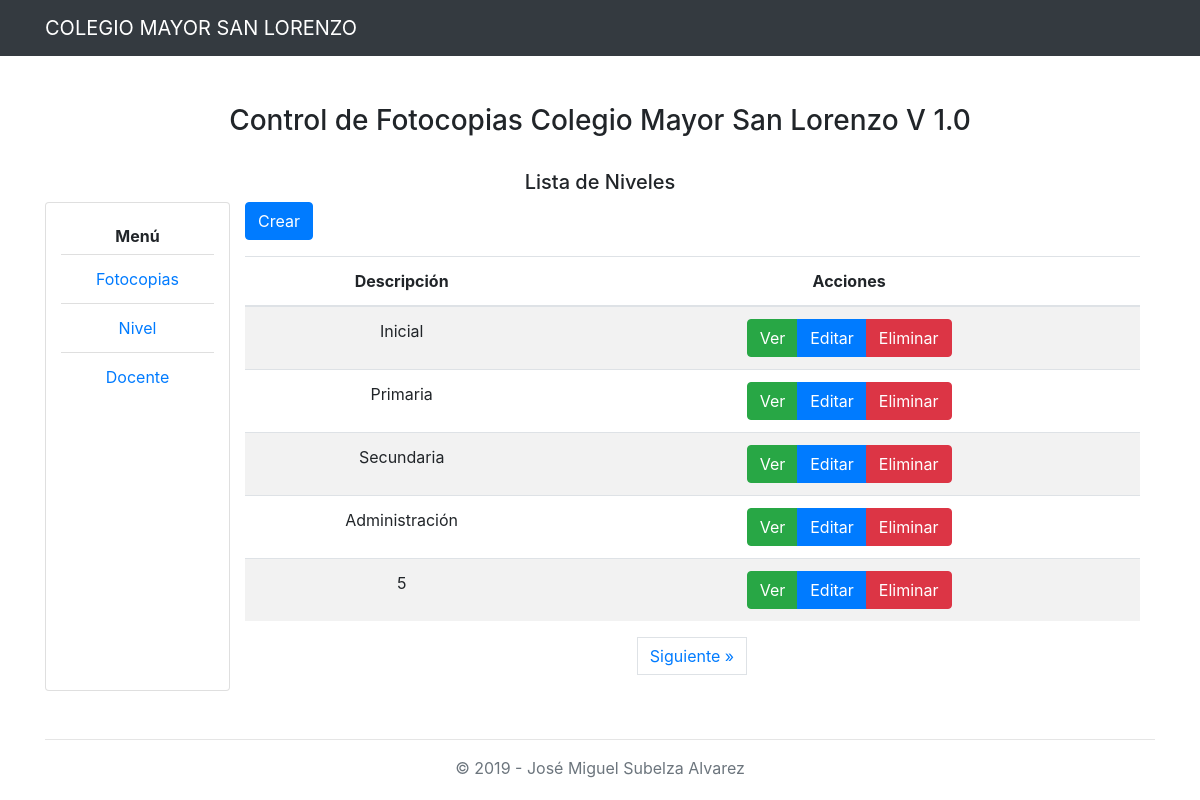
The app's page /nivel/, older data.
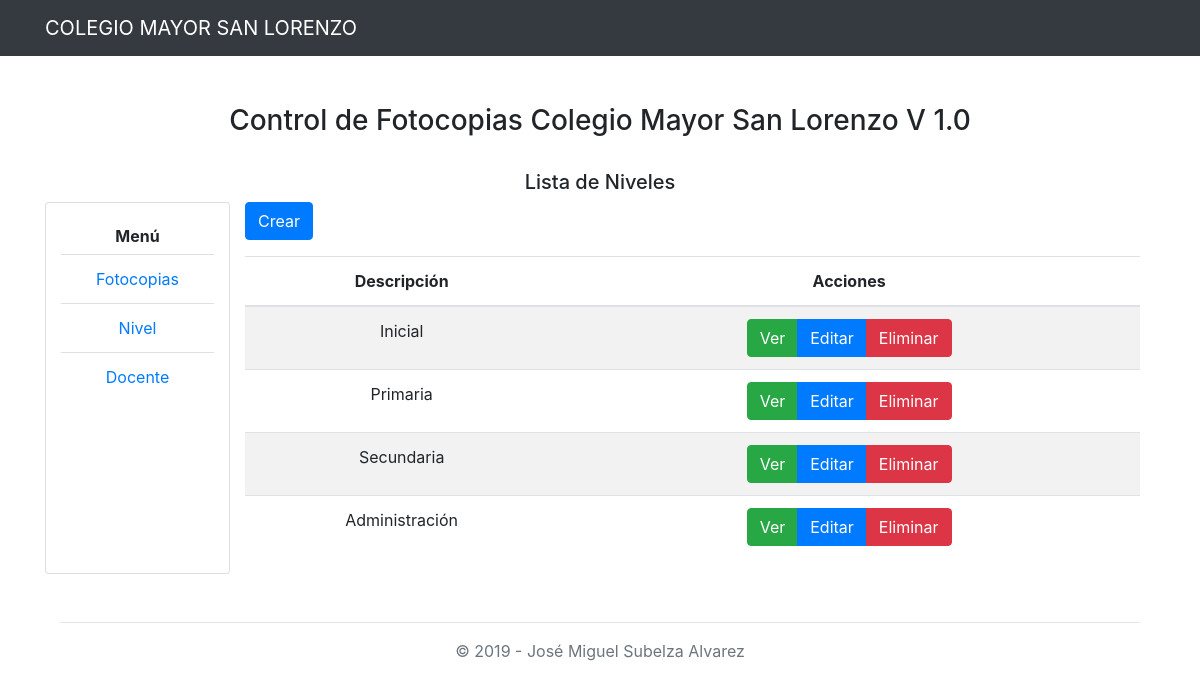
The same page, newer data.
### apps/copias/models.py (models this page shows, shortened)
class Nivel(models.Model):
    name = models.CharField(null=False, max_length=150, verbose_name='Descripción')

### apps/copias/views.py (the view)
# urls.py: path('nivel/', NivelList.as_view(template_name="nivel/index.html"), name='nivel_lista'),
class NivelList(ListView):
    model = Nivel
    paginate_by = 5

### templates/nivel/index.html (shortened to what this page needs)
{% extends 'base/base.html' %}
{% load staticfiles %}
{% load bootstrap4 %}
{% load widget_tweaks %}
{% block content %}
    <main role="main">
        <div class="container text-center mt-5">
            <div class="row mb-4">
                <div class="col-md-12">
                    <h1 style="font-size: 28px;">Control de Fotocopias Colegio Mayor San Lorenzo V 1.0 </h1>
                </div>
            </div>
            <div class="row">
                <div class="col-md-12">
                    <h5>Lista de Niveles</h5>
                </div>
            </div>
            <div class="row mb-5">
                <div class="card col-md-2">
                    <h6 class="mt-4"><strong>Menú</strong></h6>
                    <ul class="list-group list-group-flush">
                        <li class="list-group-item"><a href="{% url 'copia_lista' %}">Fotocopias</a></li>
                        <li class="list-group-item"><a href="{% url 'nivel_lista' %}">Nivel</a></li>
                        <li class="list-group-item"><a href="{% url 'docente_lista' %}">Docente</a></li>
                    </ul>
                </div>
                <div class="col-md-10">
                    <div class="table-responsive">
                        <div align="left" class="btn_crear mb-3">
                            <a href="crear" type="button" class="btn btn-primary">Crear</a>
                        </div>
                        <table class="table table-striped table-hover">
                            <thead>
                            <tr>
                                <th width="35%">Descripción</th>
                                <th>Acciones</th>
                            </tr>
                            </thead>
                            <tbody>
                            {% for object in object_list %}
                                <tr>
                                    <td>{{ object.name }}</td>
                                    <td>
                                        <form method="POST" action="eliminar/{{ object.id }}">
                                            <div class="btn-group">
                                                <a href="detalle/{{ object.id }}" title="Ver" type="button"
                                                   class="btn btn-success">Ver </a>
                                                <a href="editar/{{ object.id }}" title="Editar" type="button"
                                                   class="btn btn-primary">Editar </a>
                                                <button class="btn btn-danger" onclick="return eliminar();"
                                                        type="submit">
                                                    Eliminar
                                                </button>
                                            </div>
                                        </form>
                                    </td>
                                </tr>
                            {% endfor %}
                            </tbody>
                        </table>
                    </div>
                    {% if is_paginated %}
                        <ul class="pagination justify-content-center">
                            {% if page_obj.has_next %}
                                <li><a href="?page={{ page_obj.next_page_number }}" class="page-link"> Siguiente
                                    &raquo;</a>
                                </li>
                            {% endif %}
                        </ul>
                        </div>
                    {% endif %}
            </div>
        </div>
        <hr>
        </div>
    </main>
{% endblock %}

Row changes from the older to the newer data that the page shows:
removed Nivel: name "5"
Text that changed along with them:
text no longer shown: "Siguiente »"
